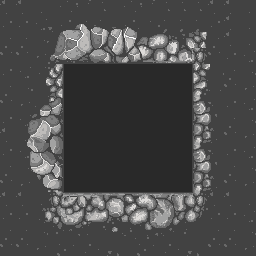

The image is a tile-based game level rendered from a .tmx file. Its description and complete source (layers, tilesets, objects, tile grids) follow:
An orthogonal 16x16 tile map with 16x16 px tiles, 2 tile layers (Tile Layer 1, Tile Layer 2), 2 tilesets and 5 objects.

<map version="1.10" tiledversion="1.11.2" orientation="orthogonal" renderorder="right-down" width="16" height="16" tilewidth="16" tileheight="16" infinite="0" backgroundcolor="#262626" nextlayerid="6" nextobjectid="8">
 <editorsettings>
  <export target="arena-map-1.lua" format="lua" />
 </editorsettings>
 <tileset firstgid="1" name="arena-tileset" tilewidth="16" tileheight="16" tilecount="256" columns="16">
  <image source="arena-spritesheet.png" trans="ff00ff" width="256" height="256" />
  <tile id="17">
   <objectgroup draworder="index" id="2">
    <object id="3" x="0" y="0" width="16" height="16" />
   </objectgroup>
  </tile>
 </tileset>
 <tileset firstgid="257" name="gray-rocks" tilewidth="16" tileheight="16" tilecount="12960" columns="15">
  <image source="../assets/pixeloverload-grey-rocks.png" trans="ff00ff" width="240" height="384" />
 </tileset>
 <layer id="1" name="Tile Layer 1" width="16" height="16">
  <data encoding="csv">
385,385,386,1610613122,1610613137,1610613152,1610613167,1610613122,1610613137,1610613152,1610613167,1610613167,1610613167,385,385,386,
400,400,401,1610613121,1610613136,1610613151,1610613166,1610613121,1610613136,1610613151,1610613166,1610613166,1610613166,400,385,386,
415,415,416,354,1073742276,1073742277,1073742278,1073742279,1073742280,1073742281,1073742282,1073742283,1073742284,415,385,386,
430,430,431,1073742200,1073742261,1073742262,1073742263,1073742264,1073742265,1073742266,1073742267,1073742268,353,430,400,401,
400,401,402,403,9,9,9,9,9,9,9,9,410,411,415,416,
415,416,417,418,9,9,9,9,9,9,9,9,425,426,430,431,
430,431,432,433,9,9,9,9,9,9,9,9,398,399,400,401,
400,401,402,403,9,9,9,9,9,9,9,9,413,414,415,416,
385,386,417,418,9,9,9,9,9,9,9,9,428,429,430,431,
400,401,432,433,9,9,9,9,9,9,9,9,398,399,400,401,
415,416,405,406,9,9,9,9,9,9,9,9,413,414,415,416,
430,431,420,421,9,9,9,9,9,9,9,9,428,429,430,431,
385,385,386,361,315,316,347,348,349,350,351,352,353,385,385,386,
400,400,2147484077,329,330,331,362,363,364,365,366,367,368,400,400,401,
415,415,416,344,345,346,377,378,379,380,381,382,383,415,415,416,
430,430,431,2684354994,2684354979,2684354964,2684354949,2684354934,2684354994,2684354979,2684354964,2684354949,2684354934,430,430,431
</data>
 </layer>
 <layer id="4" name="Tile Layer 2" width="16" height="16">
  <data encoding="csv">
0,0,0,0,0,0,0,0,0,0,0,0,0,0,0,0,
0,0,0,1073742342,1073742343,1073742344,1073742381,1073742382,1073742383,0,0,0,0,0,0,0,
0,0,0,1073742327,1073742328,1073742329,1073742366,1073742367,1073742368,0,0,0,0,0,0,0,
0,0,0,1073742312,1073742313,1073742314,1073742351,1073742352,1073742353,0,0,0,0,0,0,0,
0,0,0,0,0,0,0,0,0,0,0,0,0,0,0,0,
0,0,0,0,0,0,0,0,0,0,0,0,0,0,0,0,
0,2684355081,2684355066,2684355051,0,0,0,0,0,0,0,0,0,0,0,0,
0,2684355082,2684355067,2684355052,0,0,0,0,0,0,0,0,0,0,0,0,
0,2684355083,2684355068,2684355053,0,0,0,0,0,0,0,0,0,0,0,0,
0,2684355084,2684355069,2684355054,0,0,0,0,0,0,0,0,0,0,0,0,
0,2684355085,2684355070,2684355055,0,0,0,0,0,0,0,0,0,0,0,0,
0,2684355086,2684355071,2684355056,0,0,0,0,0,0,0,0,0,0,0,0,
0,0,0,0,0,0,0,0,0,0,0,0,0,0,0,0,
0,0,0,0,0,0,0,0,0,0,0,0,0,0,0,0,
0,0,0,0,0,0,0,0,0,0,0,0,0,0,0,0,
0,0,0,0,0,0,0,0,0,0,0,0,0,0,0,0
</data>
 </layer>
 <objectgroup id="5" name="collision">
  <object id="4" x="0" y="0" width="64" height="192" visible="0" />
  <object id="5" x="0" y="192" width="192" height="64" visible="0" />
  <object id="6" x="192" y="64" width="64" height="192" visible="0" />
  <object id="7" x="64" y="0" width="192" height="64" visible="0" />
 </objectgroup>
</map>